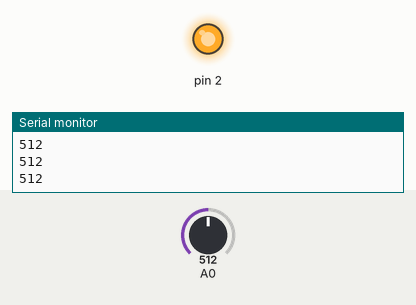
The sketch below on a simulated Arduino Uno, built with avr-gcc and run on an emulated ATmega328P. Parts: output pins drawn as LEDs (lit = HIGH), the last lines printed to the serial monitor. The inputs (shaded band) are chosen by the test bench; at power-on: A0 = 512.

Above: at 5.2 s.
5.3 s: A0 set to 938
6.8 s: A0 set to 961
At 7.9 s:
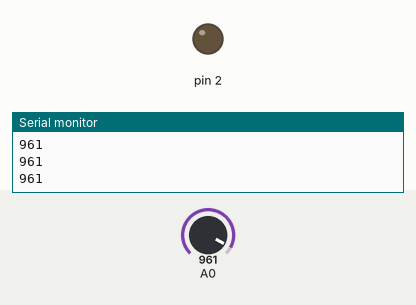
8.3 s: A0 set to 940
At 8.9 s:
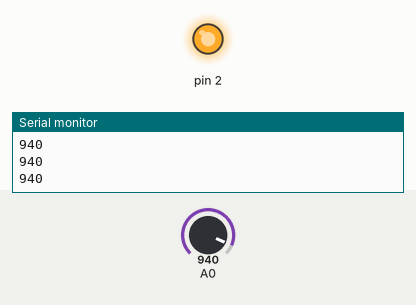
9.8 s: A0 set to 960
At 10.1 s:
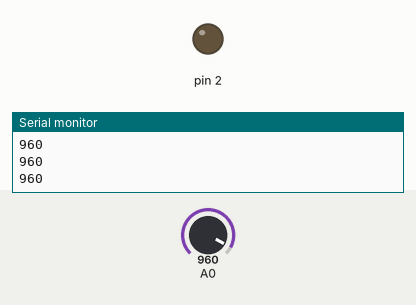
Timing chart, 0 to 12.3 s (numbered marks = the images above; inputs shaded):
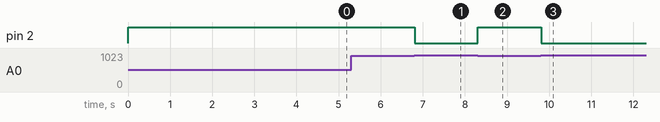

Measured:
- the behaviour switches between 950 and 951 on A0 (found by bisection; images 0 and 1)
- after the input at 6.8 s, pin 2: HIGH → LOW at once
- after the input at 8.3 s, pin 2: LOW → HIGH at once
- after the input at 9.8 s, pin 2: HIGH → LOW at once

The sketch:

irrigation_project1.ino
```cpp
// LiquidCrystal_I2C lcd(0x3F, 16, 2);

void setup() {
Serial.begin(9600);
// lcd.init();
// lcd.backlight();
// lcd.clear();
pinMode(2, OUTPUT);
digitalWrite(2, HIGH);
delay(1000);
// lcd.setCursor(0, 0);
// lcd.print("IRRIGATION");
// lcd.setCursor(0, 1);
// lcd.print("SYSTEM IS ON ");
// lcd.print("");
delay(3000);
// lcd.clear();
}

void loop() {
int value = analogRead(A0);
Serial.println(value);
if (value > 950) {
digitalWrite(2, LOW);
// lcd.setCursor(0, 0);
// lcd.print("WaterPump is ON ");
} else {
digitalWrite(2, HIGH);
// lcd.setCursor(0, 0);
// lcd.print("WaterPump is OFF");
}

if (value < 300) {
// lcd.setCursor(0, 2);
// lcd.print("Moisture : HIGH");
} else if (value > 300 && value < 950) {
// lcd.setCursor(0, 1);
// lcd.print("Moisture : MID ");
} else if (value > 950) {
// lcd.setCursor(0, 1);
// lcd.print("Moisture : LOW ");
}
}
```
